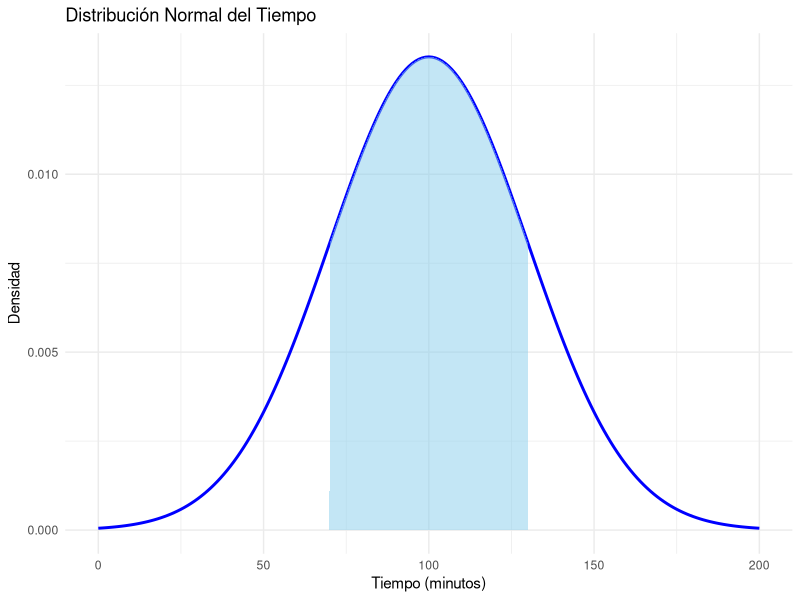
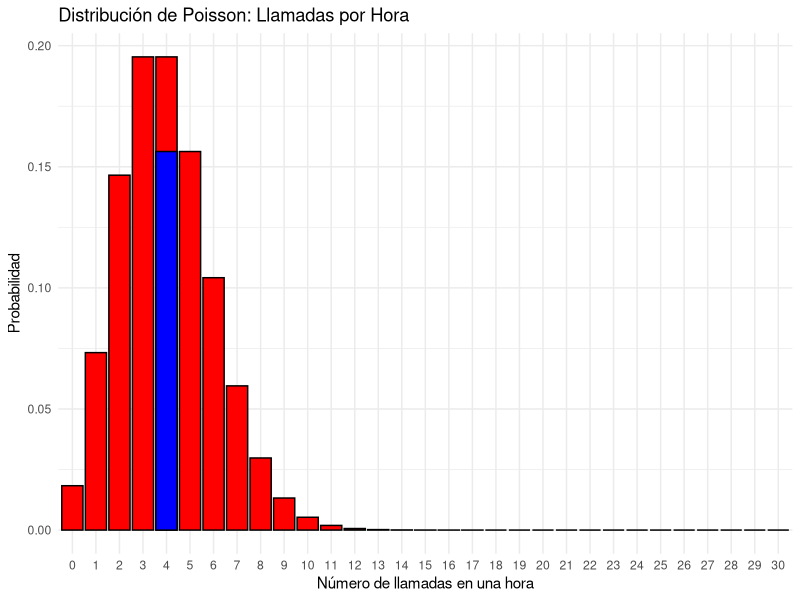

These figures' R source, in order:
## ---- chunk 1

## ---- chunk 2
#Definimos las variables
mu = 100
sigma = 30

#Pero lo podemos hacer de otra forma, mucho más lindo
prob_70_130 <- pnorm(130, mean = 100, sd = 30) - pnorm(70, mean = 100, sd = 30)
prob_70_130
## ---- chunk 3
library(ggplot2)

# Parametros del problema
mu = 100
sigma = 30

# Secuencia de valores X para graficar
x <- seq(0, 200, by = 1)
y <- dnorm(x, mean = mu, sd = sigma)

# Creamos el dataframe
df <- data.frame(x = x, y = y)

# Se crea la grafica
ggplot(df, aes(x, y)) +
  geom_line(color = "blue", size = 1) +
  geom_area(data = subset(df, x >= 70 & x <= 130), aes(x, y), fill = "skyblue", alpha = 0.5) +
  labs(
    title = "Distribución Normal del Tiempo",
    x = "Tiempo (minutos)",
    y = "Densidad"
  ) +
  theme_minimal()
## ---- chunk 4
normal_percentil = qnorm(0.95, mean = mu, sd = sigma)
## ---- chunk 5
#Parámetros del problema
mu <- 24
sigma <- 3.8

#Probabilidad de llegar tarde
p_llega_tarde <- 1 - pnorm(15, mean = mu, sd = sigma)
round(p_llega_tarde, 4)
## ---- chunk 6
#En este caso sería esto porque tenemos que tener en cuenta que hay "entre medio"
p_cafe <- pnorm(25, mean = mu, sd = sigma) - pnorm(15, mean = mu, sd = sigma)
round(p_cafe, 4)
## ---- chunk 7

#Aquí usamos los qnorm ya que trabajamos con percentiles.
k_lento <- qnorm(0.85, mean = mu, sd = sigma)
round(k_lento, 2)
## ---- chunk 8
#Probabilidad de un viaje entre 35 y 50 minutos
p_lento_intervalo <- pnorm(50, mean = mu, sd = sigma) - pnorm(35, mean = mu, sd = sigma)

#Probabilidad binomial de al menos 2
p_binomial <- 1 - dbinom(0, size = 5, prob = p_lento_intervalo) - dbinom(1, size = 5, prob = p_lento_intervalo)
round(p_binomial, 4)
## ---- chunk 9

#Definimos las variables
lambda = 4
observaciones = 5

#Conseguimos la probabilidad
poisson = dpois(x = 5, lambda = 4)
print(poisson)
## ---- chunk 10
library(ggplot2)

# Posibles valores que pueden existir
x = 0:30

# Distribución
y = dpois(x, lambda = 4)

# Creamos el Data frame
df = data.frame(x = x, y = y)




#--------------- Creamos la grafica -----------------------
ggplot(df, aes(x = factor(x), y = y)) +
  geom_col(fill = "red", color = "black") +
  geom_col(data = subset(df, x == 5), aes(x, y), fill = "blue", color = "black") +
  labs(
    title = "Distribución de Poisson: Llamadas por Hora",
    x = "Número de llamadas en una hora",
    y = "Probabilidad"
  ) +
  theme_minimal()

## ---- chunk 11
poisson_acumulado_menos = ppois(q = 2, lambda = 4)
poisson_acumulado_menos
## ---- chunk 12
poisson_acumulado_mas = 1 - ppois(q = 2, lambda = 4)
poisson_acumulado_mas
